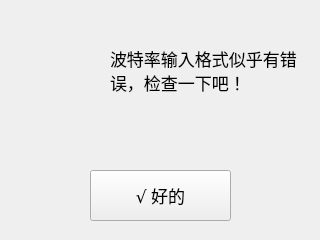
<?xml version="1.0" encoding="UTF-8"?>
<ui version="4.0">
 <class>BaudWrongDialog</class>
 <widget class="QWidget" name="BaudWrongDialog">
  <property name="geometry">
   <rect>
    <x>0</x>
    <y>0</y>
    <width>320</width>
    <height>240</height>
   </rect>
  </property>
  <property name="windowTitle">
   <string>Form</string>
  </property>
  <widget class="QWidget" name="widget" native="true">
   <property name="geometry">
    <rect>
     <x>10</x>
     <y>30</y>
     <width>71</width>
     <height>71</height>
    </rect>
   </property>
   <property name="styleSheet">
    <string notr="true">border-image: url(:/info.png);</string>
   </property>
  </widget>
  <widget class="QPushButton" name="pushButton">
   <property name="geometry">
    <rect>
     <x>90</x>
     <y>170</y>
     <width>141</width>
     <height>51</height>
    </rect>
   </property>
   <property name="font">
    <font>
     <family>Arial Unicode MS</family>
     <pointsize>13</pointsize>
    </font>
   </property>
   <property name="text">
    <string>√ 好的</string>
   </property>
  </widget>
  <widget class="QLabel" name="label">
   <property name="geometry">
    <rect>
     <x>110</x>
     <y>0</y>
     <width>201</width>
     <height>141</height>
    </rect>
   </property>
   <property name="font">
    <font>
     <family>Arial Unicode MS</family>
     <pointsize>13</pointsize>
    </font>
   </property>
   <property name="text">
    <string>波特率输入格式似乎有错误，检查一下吧！</string>
   </property>
   <property name="wordWrap">
    <bool>true</bool>
   </property>
  </widget>
 </widget>
 <resources/>
 <connections>
  <connection>
   <sender>pushButton</sender>
   <signal>clicked()</signal>
   <receiver>BaudWrongDialog</receiver>
   <slot>close()</slot>
   <hints>
    <hint type="sourcelabel">
     <x>160</x>
     <y>205</y>
    </hint>
    <hint type="destinationlabel">
     <x>159</x>
     <y>119</y>
    </hint>
   </hints>
  </connection>
 </connections>
</ui>
